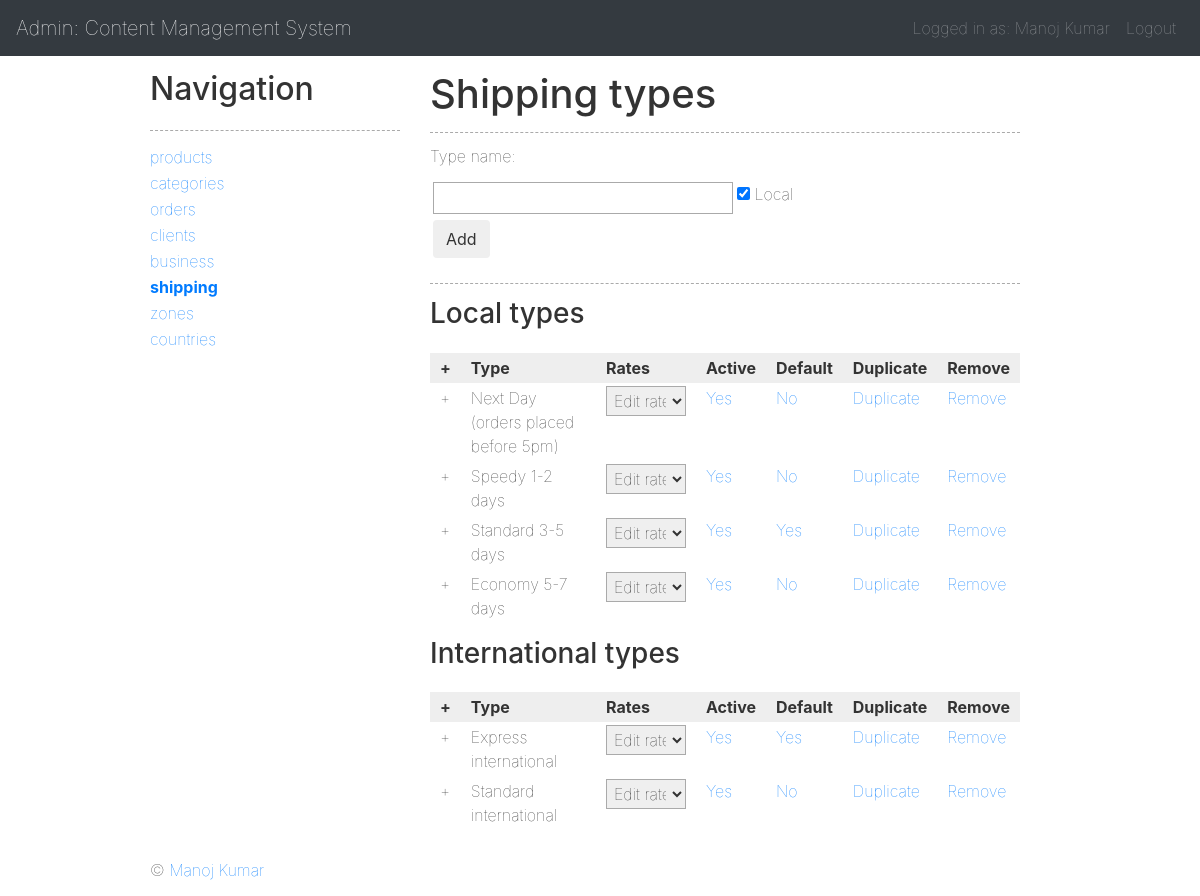
Screenshot of /panel/shipping (signed in) with the database file from the repository.
### tables this page shows
CREATE TABLE `shipping_type` (
  `id` int(11) UNSIGNED NOT NULL,
  `name` varchar(100) NOT NULL,
  `order` int(11) NOT NULL DEFAULT '0',
  `local` tinyint(1) NOT NULL DEFAULT '1',
  `default` tinyint(1) NOT NULL DEFAULT '0',
  `active` tinyint(1) NOT NULL DEFAULT '1'
);

### app/Plugin.php (called while the page is built, shortened)
<?php
class Plugin
{
    public static function get($file = null, $data = null)
    {
        $path = PLUGIN_PATH . DS . $file . '.php';
        if (!empty($file) && is_file($path)) {
            @include($path);
            return ob_get_clean();
        }
        return null;
    }
}

### index.php (called while the page is built, shortened)
<?php
$core = new Core();
$core->run();

### app/Database/Database.php (called while the page is built, shortened)
<?php
abstract class Database
{
    protected $_schema;
    protected $_hostname;
    protected $_port;
    protected $_database;
    protected $_username;
    protected $_password;
    private $_fetchMode = PDO::FETCH_ASSOC;
    private $_driverOptions = array();
    private $_connectionString = null;
    private $_pdoObject = null;
    public function setDriverOption($key = null, $value = null)
    {
        $this->_driverOptions[$key] = $value;
    }
    private function _setConnection()
    {
        switch ($this->_schema) {
            case 'mysql':
                $this->_connectionString = "mysql:dbname={$this->_database};host={$this->_hostname};port={$this->_port}";
                break;
        }
    }
    private function _connect()
    {
        try {
            $this->_pdoObject = new PDO(
                $this->_connectionString,
                $this->_username,
                $this->_password,
                $this->_driverOptions
            );
        } catch (PDOException $e) {
            echo $this->_exceptionOutput($e, 'There was a problem with the Database connection');
        }
    }
    private function _query($sql = null, $params = null)
    {
        if (!empty($sql)) {
            $statement = $this->_pdoObject->prepare($sql, $this->_driverOptions);
            $paramsConverted = array();
            if (get_magic_quotes_gpc() === true) {
                if (is_array($params)) {
                    foreach ($params as $key => $value) {
                        $paramsConverted[$key] = stripcslashes($value);
                    }
                } else {
                    $paramsConverted[] = stripcslashes($params);
                }
            } else {
                $paramsConverted = is_array($params) ? $params : array($params);
            }
            if (!$statement->execute($paramsConverted) || $statement->errorCode() != '00000') {
                $errorInfo = $statement->errorInfo();
                throw new PDOException("Database error [{$errorInfo[0]}]: {$errorInfo[2]}, driver error code is {$errorInfo[1]}<br />SQL: {$sql}");
            }
            return $statement;
        }
    }
    public function fetchAll($sql = null, $params = null)
    {
        if (!empty($sql)) {
            try {
                $statement = $this->_query($sql, $params);
                return $statement->fetchAll($this->_fetchMode);
            } catch (PDOException $e) {
                echo $this->_exceptionOutput($e, 'Something went wrong trying to fetch records');
            }
        }
        return false;
    }
}

### app/Shipping.php (called while the page is built, shortened)
<?php
class Shipping extends Application
{
    protected $_table_2 = 'shipping_type';
    public function getTypes($local = 0)
    {
        $sql = "SELECT *
				FROM `{$this->_table_2}`
				WHERE `local` = ?
				ORDER BY `order` ASC";
        return $this->_Db->fetchAll($sql, $local);
    }
}

### app/Basket.php (called while the page is built, shortened)
<?php
class Basket
{
    public $vat_rate;
    public $sub_total;
    private $_user;
    public function __construct($user = null)
    {
        $this->empty_basket = empty($_SESSION['basket']) ? true : false;
        if (!empty($this->_user) && ($this->_user['country'] == COUNTRY_LOCAL || INTERNATIONAL_VAT)) {
            $objBusiness = new Business();
            $this->vat_rate = $objBusiness->getVatRate();
        } else {
            $this->vat_rate = 0;
        }
    }
    private function _noItems()
    {
        $value = 0;
    }
    private function _subtotal()
    {
        $value = 0;
        $this->sub_total = round($value, 2);
    }
    private function _vat()
    {
        $value = 0;
        $this->_vat = round($value, 2);
    }
    private function _process()
    {
        $this->final_shipping_cost = Session::getSession('shipping_cost');
        $this->final_sub_total = round(($this->sub_total + $this->final_shipping_cost), 2);
        $this->final_vat = round(($this->vat_rate * ($this->final_sub_total / 100)), 2);
    }
}

### app/Session.php (called while the page is built, shortened)
<?php
class Session
{
    public static function getSession($name = null)
    {
        if (!empty($name)) {
            return isset($_SESSION[$name]) ? $_SESSION[$name] : null;
        }
    }
}

### app/Application.php (called while the page is built, shortened)
<?php
abstract class Application
{
    public function __construct()
    {
        $this->_Db = new MySQL();
    }
}

### app/Helper.php (called while the page is built, shortened)
<?php
class Helper
{
    public static function encodeHTML($string, $case = 2)
    {
        switch ($case) {
            case 2:
                $pattern = '<([a-zA-Z0-9\.\, "\'_\/\-\+~=;:\(\)?&#%![\]@]+)>';
                $textMatches = preg_split('/' . $pattern . '/', $string);
                $textSanitised = array();
                foreach ($textMatches as $key => $value) {
                    $textSanitised[$key] = htmlentities(html_entity_decode($value, ENT_QUOTES, 'UTF-8'), ENT_QUOTES, 'UTF-8');
                }
                foreach ($textMatches as $key => $value) {
                    $string = str_replace($value, $textSanitised[$key], $string);
                }
                return $string;
                break;
        }
    }
    public static function makeArray($array = null)
    {
        return is_array($array) ? $array : array($array);
    }
}

### app/Url.php (called while the page is built, shortened)
<?php
class Url
{
    public $key_modules = array('panel');
    public $module = 'front';
    public $main = 'index';
    private function _process()
    {
        $uri = $_SERVER['REQUEST_URI'];
        if (!empty($uri)) {
            $uriQ = explode('?', $uri);
            $uri = $uriQ[0];
            $uri = Helper::clearString($uri, PAGE_EXT);
            $firstChar = substr($uri, 0, 1);
            if ($firstChar == '/') {
                $uri = substr($uri, 1);
            }
            if (!empty($uri)) {
                $uri = explode('/', $uri);
                $first = array_shift($uri);
                if (in_array($first, $this->key_modules)) {
                    $this->module = $first;
                    $first = empty($uri) ? $this->main : array_shift($uri);
                }
                $this->main = $first;
            }
        }
    }
    public function getCurrent($exclude = null, $extension = false, $add = null)
    {
        $out = array();
        if ($this->module !== 'front') {
            $out[] = $this->module;
        }
        $out[] = $this->main;
        if (!empty($add)) {
            $add = Helper::makeArray($add);
            foreach ($add as $item) {
                $out[] = $item;
            }
        }
        $url = '/' . implode('/', $out);
        $url .= $extension ? PAGE_EXT : null;
        return $url;
    }
}

### plugin/admin/shipping.php (the view, shortened to what this page needs)
<?php
if (!empty($data['rows'])) {
?>
	<table cellpadding="0" cellspacing="0" border="0" class="tbl_repeat">
		<tr>
			<th class="col_1">+</th>
			<th>Type</th>
			<th class="col_1">Rates</th>
			<th class="col_1">Active</th>
			<th class="col_1">Default</th>
			<th class="col_1">Duplicate</th>
			<th class="col_1 ta_r">Remove</th>
		</tr>
		<tbody id="rowsLocal" class="sortRows" data-url="<?php echo $data['urlSort']; ?>">
			<?php foreach($data['rows'] as $item) { ?>
				<tr id="row-<?php echo $item['id']; ?>">
					<td>+</td>
					<td>
						<span class="clickHideShow" data-show="#name-<?php echo $item['id']; ?>">
							<?php echo Helper::encodeHtml($item['name']); ?>
						</span>
					</td>
					<td>
						<select
							name="rate-<?php echo $item['id']; ?>"
							id="rate-<?php echo $item['id']; ?>"
							class="fld fldSmall selectRedirect"
						>
							<option value="">Edit rates</option>
						</select>
					</td>
					<td>
						<a
							href="#"
							data-url="<?php echo $data['objUrl']->getCurrent(array('action', 'id'), false, array('action', 'active', 'id', $item['id'])); ?>"
							class="clickReplace"
						><?php echo $item['active'] == 1 ? 'Yes' : 'No'; ?></a>
					</td>
					<td>
						<a
							href="#"
							data-url="<?php echo $data['objUrl']->getCurrent(array('action', 'id'), false, array('action', 'default', 'id', $item['id'])); ?>"
							data-group="clickDefault<?php echo $item['local']; ?>"
							data-value="<?php echo $item['default']; ?>"
							class="clickYesNoSingle"
						><?php echo $item['default'] == 1 ? 'Yes' : 'No'; ?></a>
					</td>
					<td>
						<a
							href="#"
							data-url="<?php echo $data['objUrl']->getCurrent(array('action', 'id'), false, array('action', 'duplicate', 'id', $item['id'])); ?>"
							class="clickCallReload"
						>Duplicate</a>
					</td>
					<td>
						<a
							href="#"
							data-url="<?php echo $data['objUrl']->getCurrent(array('action', 'id'), false, array('action', 'remove', 'id', $item['id'])); ?>"
							class="clickAddRowConfirm"
							data-span="7"
						>Remove</a>
					</td>
				</tr>
			<?php } ?>
		</tbody>
	</table>
<?php } else { ?>
	<p>There are currently no records.</p>
<?php } ?>

### css/core.css (style rules this page uses)
* { border: none; outline: none; font-weight: 100; color: #333; margin: 0; padding: 0 }
body { background: #111; text-align: center; font-family: Arial, Verdana, Sans-serif; font-size: 12px; line-height: 21px }
#header, #outer, #footer, .cl, .dev, #basket_left, .tbl_repeat { width: 100%; clear: both }
th, td { text-align: left; vertical-align: top }
.tbl_repeat th, .tbl_repeat td { padding: 3px 10px }
.tbl_repeat th { background: #eee; font-weight: 700 }
.ta_r, th.ta_r, .td.ta_r { text-align: right }
.fld, .fld_qty, .fld_price, .sel, .tar, .tar_fixed { border: solid 1px #aaa }
.fld { width: 300px }
.catalogue_wrapper img, .tbl_repeat, .tbl_insert { margin-bottom: 14px }
.tbl_insert td, .fld, .fld_price, .sel, .tar, .tar_fixed { padding: 3px }
.col_1 { width: 1%; white-space: nowrap; }
.fldSmall { width: 80px; }

### rows the page displays
shipping_type: name "Next Day (orders placed before 5pm)", active "Yes", default "No"
shipping_type: name "Speedy 1-2 days", active "Yes", default "No"
shipping_type: name "Standard 3-5 days", active "Yes", default "Yes"
shipping_type: name "Economy 5-7 days", active "Yes", default "No"
shipping_type: name "Express international", active "Yes", default "Yes"
shipping_type: name "Standard international", active "Yes", default "No"
